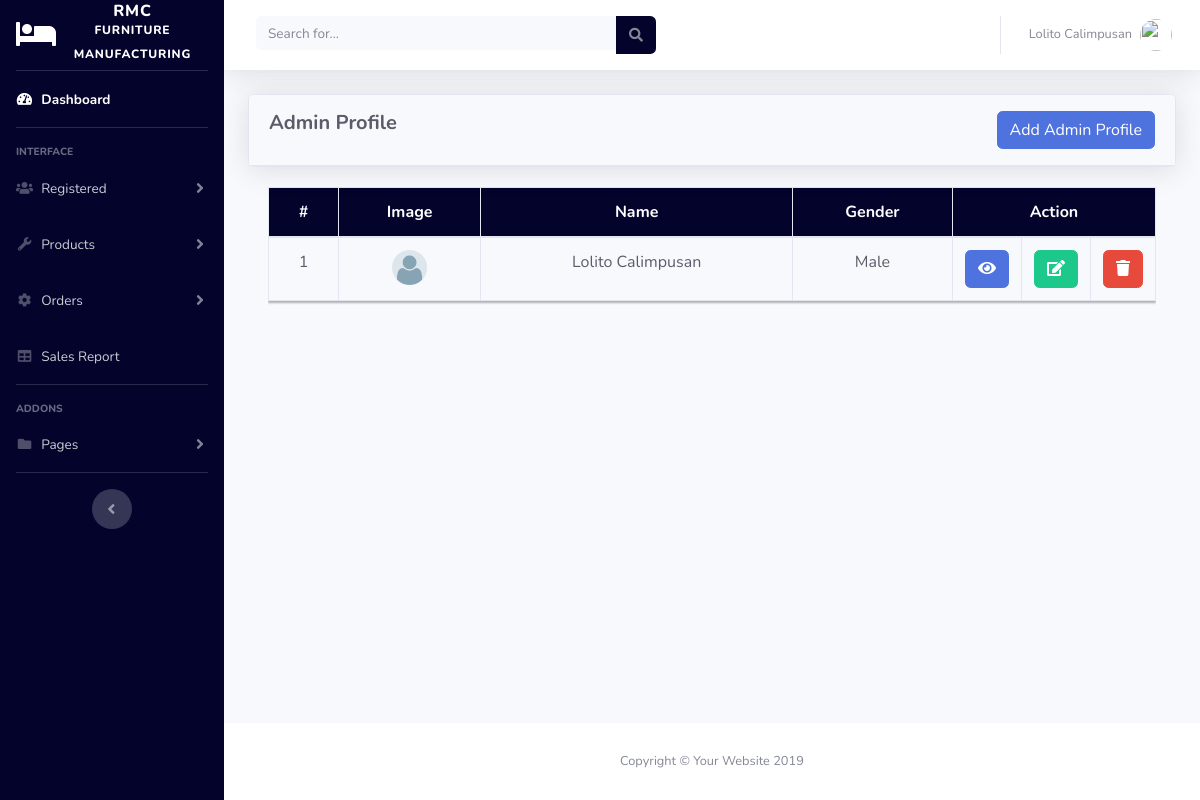
Page /admin/admin.php (signed in) on the committed database.
### tables this page shows
CREATE TABLE `register` (
  `id` int(11) NOT NULL,
  `fname` varchar(255) NOT NULL,
  `lname` varchar(255) NOT NULL,
  `age` varchar(20) NOT NULL,
  `gender` varchar(50) NOT NULL,
  `address` varchar(255) NOT NULL,
  `phone` varchar(30) NOT NULL,
  `image` varchar(255) NOT NULL,
  `email` varchar(255) NOT NULL,
  `password` varchar(255) NOT NULL,
  `otp` int(11) DEFAULT NULL,
  `role` varchar(20) DEFAULT NULL,
  `date_registered` datetime NOT NULL DEFAULT current_timestamp(),
  `status` varchar(100) NOT NULL
);

### admin/admin.php (the view, shortened to what this page needs)
<?php
include('includes/header.php');
include('includes/navbar.php');
?>
<div class="container-fluid">
<div class="card shadow">
  <div class="card-header py-3">
        <h5 class="m-0 font-weight-bold text-dark">Admin Profile
                <button type="button" class="btn btn-primary" data-toggle="modal" data-target="#addadminprofile" style="float: right;">
                  Add Admin Profile
                </button>
        </h5>
      </div>
  </div>
  <div class="card-body">
    <div class="table-responsive">
      <table class="table table-bordered text-dark text-center" id="dataTable"  cellspacing="0" style="box-shadow: 0px 2px 2px rgba(0,0,0,0.3);">
        <thead>
          <tr style="background-color: rgb(3, 3, 43); color: white;">
            <th>#</th>
            <th>Image</th>
            <th>Name</th>
            <th>Gender</th>
            <th colspan=3> Action</th>
          </tr>
        </thead>
        <tbody>
          <?php
              require('../config.php');
              $i = 1;
              $stmt = $conn->prepare("SELECT * FROM register WHERE role = 'Admin' && status = 'show' ");
              $stmt->execute();
              $result = $stmt->get_result();
              $total = $result->num_rows;
              if($total > 0){
                $row = $result->fetch_assoc();
              }
              else{
                 echo " Empty Records";
              }
          ?>
          <?php do{ ?>
          <tr>
            <td><?= $i++; ?></td>
            <td>
              <a href="users_pictures/<?= $row['image'];?>">
                <img src="users_pictures/<?= $row['image'];?>" alt="Profile Picture" width="35px" height="35px">
              </a>
            </td>
            <td><?= $row['fname']." ". $row['lname'];?></td>
            <td><?= $row['gender'];?></td>
            <td style="width: 13px;">
                <form action="view_admin_details.php" method="post">
                    <button  type="submit" name="view" class="btn btn-primary"> <i class="fas fa-eye"></i></button>
                </form>
            </td>
            <td style="width: 13px;">
                <form action="edit_admin.php" method="post">
                    <button  type="submit" name="edit_btn" class="btn btn-success"> <i class="fas fa-edit"></i></button>
                </form>
            </td>
            <td style="width: 13px;">
                <a href="code.php?delete_admin=<?php echo $row['id']?>" onclick="return confirm('Are you sure you want to delete this Admin?');">
                  <button class="btn btn-danger">
                    <i class="fa fa-trash"></i>
                  </button>
                </a>
            </td>
            </tr>
            <?php } while($row = $result->fetch_assoc()); ?>
        </tbody>
      </table>
    </div>
  </div>
</div>
</div>
<?php
include('includes/footer.php');
?>

### admin/includes/navbar.php (shortened to what this page needs)
   <ul class="navbar-nav  sidebar sidebar-dark accordion" id="accordionSidebar" style=" background-color: rgb(3, 3, 43);">
<a class="sidebar-brand d-flex align-items-center justify-content-center" href="index.php">
  <div class="sidebar-brand-icon">
    <i class="fas fa-bed"></i>
  </div>
  <div class="sidebar-brand-text mx-3">RMC <sup>Furniture Manufacturing</sup></div>
</a>
<hr class="sidebar-divider my-0">
<li class="nav-item active">
  <a class="nav-link" href="index.php">
    <i class="fas fa-fw fa-tachometer-alt"></i>
    <span>Dashboard</span></a>
</li>
<hr class="sidebar-divider">
<div class="sidebar-heading">
  Interface
</div>
<li class="nav-item">
  <a class="nav-link collapsed" href="#" data-toggle="collapse" data-target="#collapseOne" aria-expanded="true" aria-controls="collapseOne">
    <i class="fas fa-users"></i>
    <span>Registered</span>
  </a>
</li>
<li class="nav-item">
  <a class="nav-link collapsed" href="#" data-toggle="collapse" data-target="#collapseUtilities" aria-expanded="true" aria-controls="collapseUtilities">
    <i class="fas fa-fw fa-wrench"></i>
    <span>Products</span>
  </a>
</li>
<li class="nav-item">
  <a class="nav-link collapsed" href="#" data-toggle="collapse" data-target="#collapseTwo" aria-expanded="true" aria-controls="collapseTwo">
    <i class="fas fa-fw fa-cog"></i>
    <span>Orders</span>
  </a>
</li>
<li class="nav-item">
  <a class="nav-link" href="sales_report.php">
    <i class="fas fa-fw fa-table"></i>
    <span>Sales Report</span></a>
</li>
<hr class="sidebar-divider">
<div class="sidebar-heading">
  Addons
</div>
<li class="nav-item">
  <a class="nav-link collapsed" href="#" data-toggle="collapse" data-target="#collapsePages" aria-expanded="true" aria-controls="collapsePages">
    <i class="fas fa-fw fa-folder"></i>
    <span>Pages</span>
  </a>
</li>
<hr class="sidebar-divider d-none d-md-block">
<div class="text-center d-none d-md-inline">
  <button class="rounded-circle border-0" id="sidebarToggle"></button>
</div>
</ul>
    <div id="content-wrapper" class="d-flex flex-column">
      <div id="content">
        <nav class="navbar navbar-expand navbar-light bg-white topbar mb-4 static-top shadow">
          <form class="d-none d-sm-inline-block form-inline mr-auto ml-md-3 my-2 my-md-0 mw-100 navbar-search">
            <div class="input-group">
              <input type="text" class="form-control bg-light border-0 small" placeholder="Search for..." aria-label="Search" aria-describedby="basic-addon2">
              <div class="input-group-append">
                <button class="btn" type="button" style=" background-color: rgb(3, 3, 43);">
                  <i class="fas fa-search fa-sm"></i>
                </button>
              </div>
            </div>
          </form>
          <ul class="navbar-nav ml-auto">
            <li class="nav-item dropdown no-arrow">
              <a class="nav-link dropdown-toggle" href="#" id="userDropdown" role="button" data-toggle="dropdown" aria-haspopup="true" aria-expanded="false">
                <span class="mr-2 d-none d-lg-inline text-gray-600 small">
               <?php
                 require('../config.php');
                 if(isset($_SESSION['Admin_id'])){
                     $id = $_SESSION['Admin_id'];
                     $stmt = $conn->prepare("SELECT * FROM register WHERE id = ?");
                     $stmt->bind_param("s", $id);
                     $stmt->execute();
                     $result = $stmt->get_result();
                     $total = $result->num_rows;
                     if($total > 0){
                         $row = $result->fetch_assoc();
                         echo $row['fname'] . " " . $row['lname'];?>
                </span>
                <img class="img-profile rounded-circle" src="https://source.unsplash.com/QAB-WJcbgJk/60x60">
              </a>
              <?php }
                 }?>
            </li>
          </ul>
        </nav>

### rows in the picture
register: fname "Lolito", lname "Calimpusan", image (placeholder picture), gender "Male"
